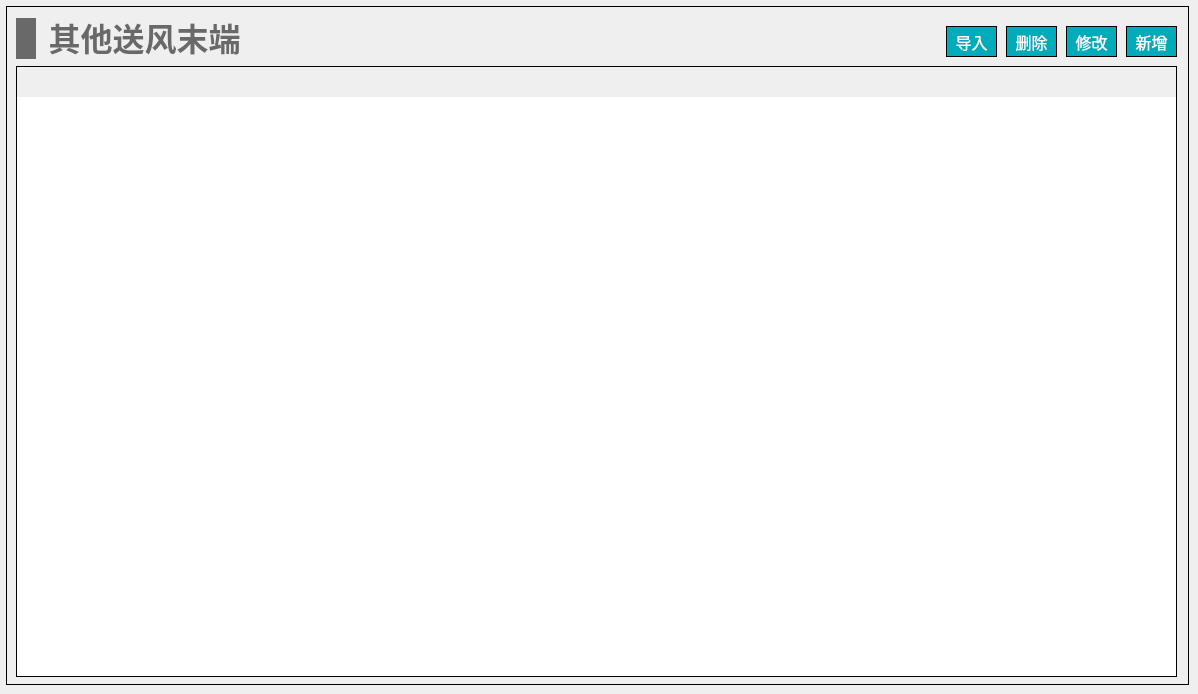
   <widget class="QWidget" name="page_other_send_terminal_refl">
    <widget class="QWidget" name="widget_other_send_terminal_refl" native="true">
     <property name="geometry">
      <rect>
       <x>6</x>
       <y>6</y>
       <width>1183</width>
       <height>679</height>
      </rect>
     </property>
     <property name="styleSheet">
      <string notr="true">#widget_other_send_terminal_refl
{
border: 1px solid #000000;
}</string>
     </property>
     <widget class="QTableWidget" name="tableWidget_other_send_terminal_refl">
      <property name="geometry">
       <rect>
        <x>10</x>
        <y>60</y>
        <width>1161</width>
        <height>611</height>
       </rect>
      </property>
      <property name="focusPolicy">
       <enum>Qt::NoFocus</enum>
      </property>
      <property name="layoutDirection">
       <enum>Qt::LeftToRight</enum>
      </property>
      <property name="styleSheet">
       <string notr="true">/*设置标题(包括垂直+水平的)*/
QHeaderView
{							
	
	font-size: 15px;				/*字大小*/
	font-family: '黑体';
	/*border: 1px solid #B4B4B4;*/
	border:none;
    /*border-bottom: 2px solid #999999; */		/*下边框颜色*/
    /*background: #9DC6E6;*/				/*背景浅蓝色*/ 
	min-height:30px;
	text-align: center;	       
}


/*设置标题(水平的)*/
QHeaderView::section:horizontal { 					
        border: 1px solid #AFAFAF; 			/*间隔颜色*/
	    border-bottom: 2px solid #999999; 							
        color: black;
        background: #9DC6E6;
}

/*设置鼠标停留状态*/
QHeaderView::section:horizontal:hover 
{			
        color: black;							/*字体白色*/
        background: #82AFC9;				/*背景深蓝色*/
}

/*设置鼠标按下状态*/
QHeaderView::section:horizontal:pressed 
{			
        color: black;
        background: #82AFC9;
		border-bottom: 3px solid #037BFC;				
}


QTableWidget 
{
		font-size: 14px;				/*10榜*/
		font-family: '黑体';				
		color : black;				
        border: 1px solid #000000;		
        background: white;
        gridline-color: #E0E0E0;	
        text-align: center;	
        outline:0px;			/*禁止焦点*/
}

/*设置选中的视图项*/
QTableWidget::item:selected
{				    
		border: 2px solid #0398FC;	
        color : black;				
}</string>
      </property>
      <property name="frameShape">
       <enum>QFrame::StyledPanel</enum>
      </property>
     </widget>
     <widget class="QWidget" name="layoutWidget_36">
      <property name="geometry">
       <rect>
        <x>10</x>
        <y>10</y>
        <width>231</width>
        <height>45</height>
       </rect>
      </property>
      <layout class="QHBoxLayout" name="horizontalLayout_49">
       <item>
        <widget class="QLabel" name="label_112">
         <property name="minimumSize">
          <size>
           <width>20</width>
           <height>41</height>
          </size>
         </property>
         <property name="maximumSize">
          <size>
           <width>20</width>
           <height>41</height>
          </size>
         </property>
         <property name="styleSheet">
          <string notr="true">QLabel { 
border: none; 
background-color : rgb(105, 105, 105);
}</string>
         </property>
         <property name="text">
          <string/>
         </property>
        </widget>
       </item>
       <item>
        <widget class="QLabel" name="label_113">
         <property name="font">
          <font>
           <family>Microsoft YaHei</family>
           <pointsize>24</pointsize>
           <bold>true</bold>
          </font>
         </property>
         <property name="styleSheet">
          <string notr="true">QLabel { 
border: none; 
color : rgb(105, 105, 105);
}</string>
         </property>
         <property name="text">
          <string>其他送风末端</string>
         </property>
         <property name="alignment">
          <set>Qt::AlignBottom|Qt::AlignHCenter</set>
         </property>
        </widget>
       </item>
      </layout>
     </widget>
     <widget class="QPushButton" name="pushButton_other_send_terminal_refl_input">
      <property name="geometry">
       <rect>
        <x>940</x>
        <y>20</y>
        <width>51</width>
        <height>31</height>
       </rect>
      </property>
      <property name="font">
       <font>
        <family>黑体</family>
        <pointsize>12</pointsize>
       </font>
      </property>
      <property name="styleSheet">
       <string notr="true">QPushButton
{
	color:#ffffff; /*文字颜色*/
    background-color: #00ACB9;/*背景色*/
    border-radius:0px; /*边框倒角*/
	border: 1px solid #000000;
}


QPushButton:hover 
{
background-color: rgb(0,142,153);
color: white;
}</string>
      </property>
      <property name="text">
       <string>导入</string>
      </property>
     </widget>
     <widget class="QPushButton" name="pushButton_other_send_terminal_refl_add">
      <property name="geometry">
       <rect>
        <x>1120</x>
        <y>20</y>
        <width>51</width>
        <height>31</height>
       </rect>
      </property>
      <property name="font">
       <font>
        <family>黑体</family>
        <pointsize>12</pointsize>
       </font>
      </property>
      <property name="styleSheet">
       <string notr="true">QPushButton
{
	color:#ffffff; /*文字颜色*/
    background-color: #00ACB9;/*背景色*/
    border-radius:0px; /*边框倒角*/
	border: 1px solid #000000;
}


QPushButton:hover 
{
background-color: rgb(0,142,153);
color: white;
}</string>
      </property>
      <property name="text">
       <string>新增</string>
      </property>
     </widget>
     <widget class="QPushButton" name="pushButton_other_send_terminal_refl_revise">
      <property name="geometry">
       <rect>
        <x>1060</x>
        <y>20</y>
        <width>51</width>
        <height>31</height>
       </rect>
      </property>
      <property name="font">
       <font>
        <family>黑体</family>
        <pointsize>12</pointsize>
       </font>
      </property>
      <property name="styleSheet">
       <string notr="true">QPushButton
{
	color:#ffffff; /*文字颜色*/
    background-color: #00ACB9;/*背景色*/
    border-radius:0px; /*边框倒角*/
	border: 1px solid #000000;
}


QPushButton:hover 
{
background-color: rgb(0,142,153);
color: white;
}</string>
      </property>
      <property name="text">
       <string>修改</string>
      </property>
     </widget>
     <widget class="QPushButton" name="pushButton_other_send_terminal_refl_del">
      <property name="geometry">
       <rect>
        <x>1000</x>
        <y>20</y>
        <width>51</width>
        <height>31</height>
       </rect>
      </property>
      <property name="font">
       <font>
        <family>黑体</family>
        <pointsize>12</pointsize>
       </font>
      </property>
      <property name="styleSheet">
       <string notr="true">QPushButton
{
	color:#ffffff; /*文字颜色*/
    background-color: #00ACB9;/*背景色*/
    border-radius:0px; /*边框倒角*/
	border: 1px solid #000000;
}


QPushButton:hover 
{
background-color: rgb(0,142,153);
color: white;
}</string>
      </property>
      <property name="text">
       <string>删除</string>
      </property>
     </widget>
    </widget>
   </widget>
